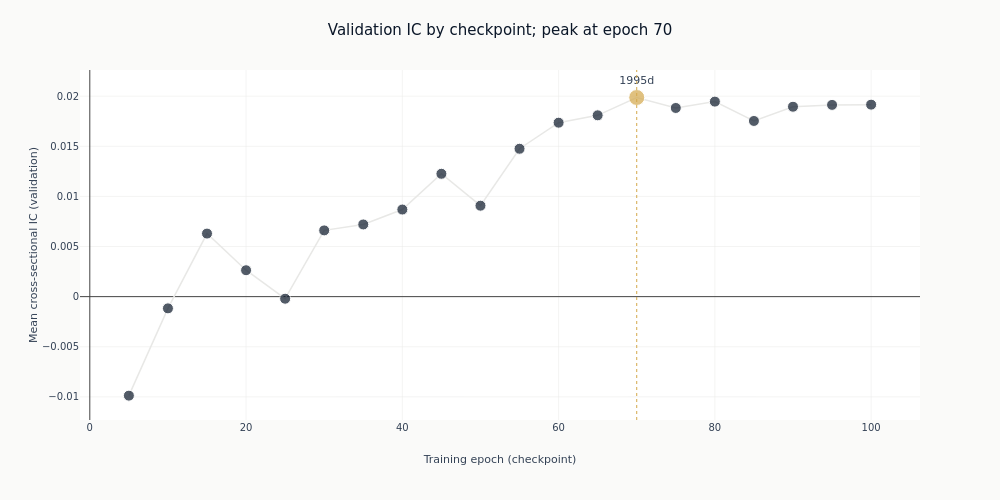

Source (notebook cell):
### Markdown cell above
## 6. The learning curve

Validation IC at each epoch checkpoint. The peak is amber; any checkpoint left unpublished
for partial coverage is copper. A curve that rises and then falls is the model fitting and then
overfitting the validation folds; a flat one says the epoch count was never the binding choice.

### Code cell
_epochs = checkpoints["checkpoint_value"].cast(pl.Int64).to_list()
_ics = checkpoints["ic_mean_daily"].to_list()
_days = checkpoints["ic_n_days"].to_list()
_colors = [
    COLORS["amber"]
    if epoch == PEAK_EPOCH
    else (COLORS["copper"] if epoch in partial_epochs else COLORS["blue"])
    for epoch in _epochs
]
fig_lc = go.Figure(
    go.Scatter(
        x=_epochs,
        y=_ics,
        mode="lines+markers+text",
        line=dict(color=COLORS["silver_muted"], width=1.5),
        marker=dict(
            color=_colors,
            size=[16 if epoch == PEAK_EPOCH else 11 for epoch in _epochs],
            line=dict(color="white", width=1),
        ),
        text=[
            f"{days:.0f}d" if epoch == PEAK_EPOCH or days < FULL_DAYS else ""
            for epoch, days in zip(_epochs, _days, strict=True)
        ],
        textposition="top center",
        showlegend=False,
    )
)
fig_lc.add_vline(x=PEAK_EPOCH, line=dict(color=COLORS["amber"], width=1, dash="dot"))
fig_lc.update_layout(
    title=(
        f"Validation IC by checkpoint; peak at epoch {PEAK_EPOCH}"
        + (f", partial epochs {partial_epochs} not published" if partial_epochs else "")
    ),
    height=500,
    width=1000,
    margin=dict(t=70),
    title_font=dict(size=15),
)
fig_lc.update_xaxes(title_text="Training epoch (checkpoint)")
fig_lc.update_yaxes(title_text="Mean cross-sectional IC (validation)")
fig_lc.show()

### Figure 1 — Plotly figure (JSON) as saved in the notebook; plotly's stock layout.template omitted (floating-point values rounded to 4 significant figures)
{"data": [{"line": {"color": "#e8e8e6", "width": 1.5}, "marker": {"color": ["#0a1628", "#0a1628", "#0a1628", "#0a1628", "#0a1628", "#0a1628", "#0a1628", "#0a1628", "#0a1628", "#0a1628", "#0a1628", "#0a1628", "#0a1628", "#D4A84B", "#0a1628", "#0a1628", "#0a1628", "#0a1628", "#0a1628", "#0a1628"], "line": {"color": "white", "width": 1}, "size": [11, 11, 11, 11, 11, 11, 11, 11, 11, 11, 11, 11, 11, 16, 11, 11, 11, 11, 11, 11]}, "mode": "lines+markers+text", "showlegend": false, "text": ["", "", "", "", "", "", "", "", "", "", "", "", "", "1995d", "", "", "", "", "", ""], "textposition": "top center", "type": "scatter", "x": [5, 10, 15, 20, 25, 30, 35, 40, 45, 50, 55, 60, 65, 70, 75, 80, 85, 90, 95, 100], "y": [-0.009876, -0.001169, 0.006293, 0.002636, -0.0002067, 0.006612, 0.007203, 0.008692, 0.01226, 0.009075, 0.01476, 0.01736, 0.01809, 0.01987, 0.01883, 0.01946, 0.01753, 0.01895, 0.01913, 0.01916]}], "layout": {"height": 500, "margin": {"t": 70}, "shapes": [{"line": {"color": "#D4A84B", "dash": "dot", "width": 1}, "type": "line", "x0": 70, "x1": 70, "xref": "x", "y0": 0, "y1": 1, "yref": "y domain"}], "title": {"font": {"size": 15}, "text": "Validation IC by checkpoint; peak at epoch 70"}, "width": 1000, "xaxis": {"title": {"text": "Training epoch (checkpoint)"}}, "yaxis": {"title": {"text": "Mean cross-sectional IC (validation)"}}}}
